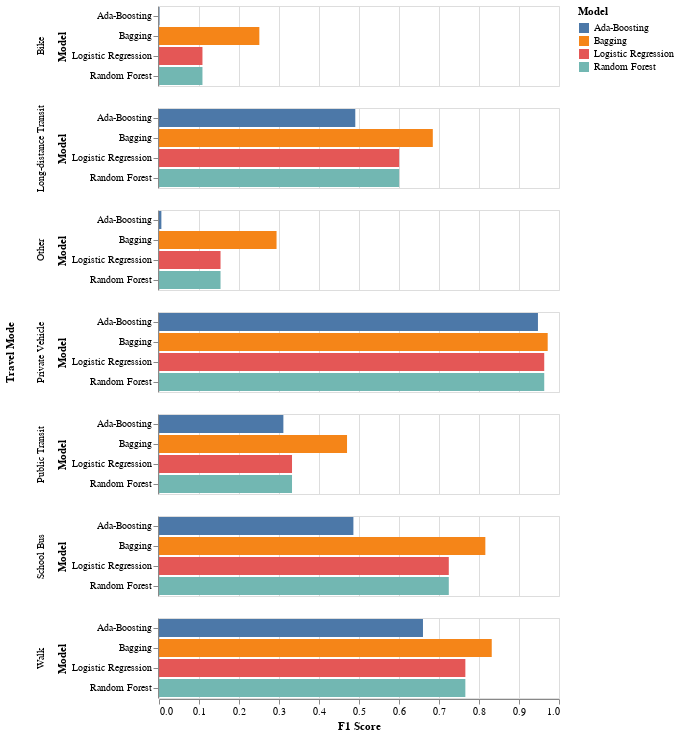

This figure's Vega-Lite source:
### Vega-Lite specification from a JSON file in a GitHub repository (floating-point values rounded to 4 significant figures)
{"config": {"view": {"continuousWidth": 400, "continuousHeight": 300}}, "data": {"name": "data-b67e01c28b8c987ad5a2a09f89a6a5db"}, "mark": "bar", "encoding": {"color": {"type": "nominal", "field": "Model"}, "row": {"type": "nominal", "field": "Travel Mode"}, "tooltip": [{"type": "nominal", "field": "Travel Mode"}, {"type": "nominal", "field": "Model"}, {"type": "quantitative", "field": "F1 Score"}], "x": {"type": "quantitative", "field": "F1 Score"}, "y": {"type": "ordinal", "field": "Model"}}, "selection": {"selector001": {"type": "interval", "bind": "scales", "encodings": ["x", "y"]}}, "$schema": "https://vega.github.io/schema/vega-lite/v4.8.1.json", "datasets": {"data-b67e01c28b8c987ad5a2a09f89a6a5db": [{"Travel Mode": "Walk", "Model": "Logistic Regression", "F1 Score": 0.7659}, {"Travel Mode": "Bike", "Model": "Logistic Regression", "F1 Score": 0.1086}, {"Travel Mode": "Private Vehicle", "Model": "Logistic Regression", "F1 Score": 0.9631}, {"Travel Mode": "Public Transit", "Model": "Logistic Regression", "F1 Score": 0.3325}, {"Travel Mode": "School Bus", "Model": "Logistic Regression", "F1 Score": 0.7245}, {"Travel Mode": "Long-distance Transit", "Model": "Logistic Regression", "F1 Score": 0.6004}, {"Travel Mode": "Other", "Model": "Logistic Regression", "F1 Score": 0.1538}, {"Travel Mode": "Walk", "Model": "Random Forest", "F1 Score": 0.7659}, {"Travel Mode": "Bike", "Model": "Random Forest", "F1 Score": 0.1086}, {"Travel Mode": "Private Vehicle", "Model": "Random Forest", "F1 Score": 0.9631}, {"Travel Mode": "Public Transit", "Model": "Random Forest", "F1 Score": 0.3325}, {"Travel Mode": "School Bus", "Model": "Random Forest", "F1 Score": 0.7245}, {"Travel Mode": "Long-distance Transit", "Model": "Random Forest", "F1 Score": 0.6004}, {"Travel Mode": "Other", "Model": "Random Forest", "F1 Score": 0.1538}, {"Travel Mode": "Walk", "Model": "Bagging", "F1 Score": 0.8319}, {"Travel Mode": "Bike", "Model": "Bagging", "F1 Score": 0.2509}, {"Travel Mode": "Private Vehicle", "Model": "Bagging", "F1 Score": 0.9717}, {"Travel Mode": "Public Transit", "Model": "Bagging", "F1 Score": 0.4701}, {"Travel Mode": "School Bus", "Model": "Bagging", "F1 Score": 0.8159}, {"Travel Mode": "Long-distance Transit", "Model": "Bagging", "F1 Score": 0.6845}, {"Travel Mode": "Other", "Model": "Bagging", "F1 Score": 0.2939}, {"Travel Mode": "Walk", "Model": "Ada-Boosting", "F1 Score": 0.6599}, {"Travel Mode": "Bike", "Model": "Ada-Boosting", "F1 Score": 0.001004}, {"Travel Mode": "Private Vehicle", "Model": "Ada-Boosting", "F1 Score": 0.9474}, {"Travel Mode": "Public Transit", "Model": "Ada-Boosting", "F1 Score": 0.3109}, {"Travel Mode": "School Bus", "Model": "Ada-Boosting", "F1 Score": 0.486}, {"Travel Mode": "Long-distance Transit", "Model": "Ada-Boosting", "F1 Score": 0.4907}, {"Travel Mode": "Other", "Model": "Ada-Boosting", "F1 Score": 0.005941}]}}
